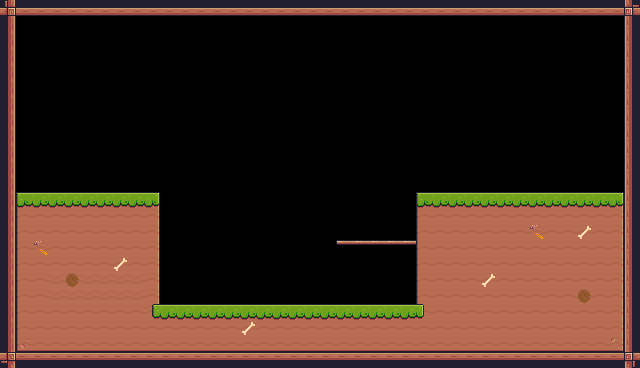

Rendered tile map (Tiled .tmx) drawn with the repository's tilesets; below, a short description and the full map source, tile grids included:
An orthogonal 40x23 tile map with 16x16 px tiles, 1 tile layer (Background), 2 tilesets and 28 objects (5x FireBlock, 4x deathZone, 4x Fruit, 3x KeyUnlocker, GameText, ...).

<map version="1.10" tiledversion="1.11.2" orientation="orthogonal" renderorder="right-down" width="40" height="23" tilewidth="16" tileheight="16" infinite="0" nextlayerid="5" nextobjectid="422">
 <tileset firstgid="1" name="Pixel Adventure" tilewidth="16" tileheight="16" tilecount="242" columns="22">
  <image source="../images/Terrain/Terrain (16x16).png" width="352" height="176" />
 </tileset>
 <tileset firstgid="243" source="Pixel Adventure.tsx" />
 <layer id="1" name="Background" width="40" height="23">
  <properties>
   <property name="BackgroundColor" value="Brown" />
  </properties>
  <data encoding="csv">
135,134,134,134,134,134,134,134,134,134,134,134,134,134,134,134,134,134,134,134,134,134,134,134,134,134,134,134,134,134,134,134,134,134,134,134,134,134,134,133,
113,0,0,0,0,0,0,0,0,0,0,0,0,0,0,0,0,0,0,0,0,0,0,0,0,0,0,0,0,0,0,0,0,0,0,0,0,0,0,111,
113,0,0,0,0,0,0,0,0,0,0,0,0,0,0,0,0,0,0,0,0,0,0,0,0,0,0,0,0,0,0,0,0,0,0,0,0,0,0,111,
113,0,0,0,0,0,0,0,0,0,0,0,0,0,0,0,0,0,0,0,0,0,0,0,0,0,0,0,0,0,0,0,0,0,0,0,0,0,0,111,
113,0,0,0,0,0,0,0,0,0,0,0,0,0,0,0,0,0,0,0,0,0,0,0,0,0,0,0,0,0,0,0,0,0,0,0,0,0,0,111,
113,0,0,0,0,0,0,0,0,0,0,0,0,0,0,0,0,0,0,0,0,0,0,0,0,0,0,0,0,0,0,0,0,0,0,0,0,0,0,111,
113,0,0,0,0,0,0,0,0,0,0,0,0,0,0,0,0,0,0,0,0,0,0,0,0,0,0,0,0,0,0,0,0,0,0,0,0,0,0,111,
113,0,0,0,0,0,0,0,0,0,0,0,0,0,0,0,0,0,0,0,0,0,0,0,0,0,0,0,0,0,0,0,0,0,0,0,0,0,0,111,
113,0,0,0,0,0,0,0,0,0,0,0,0,0,0,0,0,0,0,0,0,0,0,0,0,0,0,0,0,0,0,0,0,0,0,0,0,0,0,111,
113,0,0,0,0,0,0,0,0,0,0,0,0,0,0,0,0,0,0,0,0,0,0,0,0,0,0,0,0,0,0,0,0,0,0,0,0,0,0,111,
113,0,0,0,0,0,0,0,0,0,0,0,0,0,0,0,0,0,0,0,0,0,0,0,0,0,0,0,0,0,0,0,0,0,0,0,0,0,0,111,
113,0,0,0,0,0,0,0,0,0,0,0,0,0,0,0,0,0,0,0,0,0,0,0,0,0,0,0,0,0,0,0,0,0,0,0,0,0,0,111,
113,7,8,8,8,8,8,8,8,9,0,0,0,0,0,0,0,0,0,0,0,0,0,0,0,0,7,8,8,8,8,8,8,8,8,8,8,8,9,111,
113,29,30,30,30,30,30,30,30,31,0,0,0,0,0,0,0,0,0,0,0,0,0,0,0,0,29,30,30,30,30,30,30,30,30,30,30,30,31,111,
113,29,30,30,30,30,30,30,30,31,0,0,0,0,0,0,0,0,0,0,0,0,0,0,0,0,29,30,30,30,30,30,30,320,30,30,298,30,31,111,
113,29,320,30,30,30,30,30,30,31,0,0,0,0,0,0,0,0,0,0,0,282,283,283,283,283,29,30,30,30,30,30,30,30,30,30,30,30,31,111,
113,29,30,30,30,30,30,298,30,31,0,0,0,0,0,0,0,0,0,0,0,0,0,0,0,0,29,30,30,30,30,30,30,30,30,30,30,30,31,111,
113,29,30,276,254,276,276,276,276,31,0,0,0,0,0,0,0,0,0,0,0,0,0,0,0,0,29,30,30,30,298,30,30,30,30,30,30,30,31,111,
113,29,30,276,276,276,276,276,276,31,0,0,0,0,0,0,0,0,0,0,0,0,0,0,0,0,29,30,30,30,30,30,30,30,30,30,254,30,31,111,
113,29,30,30,272,30,30,30,30,32,8,8,8,8,8,8,8,8,8,8,8,8,8,8,8,8,275,30,30,30,30,30,30,30,30,30,30,30,31,111,
113,29,30,30,30,30,30,30,30,30,30,30,30,30,30,298,30,30,30,30,30,30,30,30,30,30,30,30,30,30,30,30,30,30,30,30,30,30,31,111,
113,51,52,52,52,52,52,52,52,52,52,52,52,52,52,52,52,52,52,52,52,52,52,52,52,52,52,52,52,52,52,52,52,52,52,52,52,52,53,111,
91,90,90,90,90,90,90,90,90,90,90,90,90,90,90,90,90,90,90,90,90,90,90,90,90,90,90,90,90,90,90,90,90,90,90,90,90,90,90,89
</data>
 </layer>
 <objectgroup id="4" name="SpawnPoints">
  <object id="1" type="deathZone" x="-48" y="-48" width="736" height="48" />
  <object id="2" type="deathZone" x="-48" y="368" width="736" height="48" />
  <object id="3" type="deathZone" x="-48" y="0" width="48" height="368" />
  <object id="20" type="deathZone" x="640" y="0" width="48" height="368" />
  <object id="23" name="Apple" type="Fruit" x="240" y="272" width="32" height="32" />
  <object id="26" name="Apple" type="Fruit" x="576" y="160" width="32" height="32" />
  <object id="27" name="Kiwi" type="Fruit" x="272" y="272" width="32" height="32" />
  <object id="268" name="Orange" type="Fruit" x="304" y="272" width="32" height="32" />
  <object id="343" type="GameText" x="208" y="128" width="160" height="64">
   <text fontfamily="ArcadeClassic" wrap="1" color="#ffffff" halign="center">GET   ALL   FRUITS   TO   PASS   THE   LEVEL    🤫</text>
  </object>
  <object id="389" name="Fire" type="FireBlock" x="16" y="160" width="16" height="32">
   <properties>
    <property name="fireDirection" value="Up" />
    <property name="startIn" type="int" value="1" />
   </properties>
  </object>
  <object id="392" name="KeyUnlocker" type="KeyUnlocker" x="64" y="272" width="16" height="16" />
  <object id="393" name="KeyUnlocker" type="KeyUnlocker" x="368" y="208" width="16" height="16" />
  <object id="394" name="KeyUnlocker" type="KeyUnlocker" x="400" y="288" width="16" height="16" />
  <object id="395" type="Checkpoint" x="496" y="128" width="64" height="64">
   <properties>
    <property name="isLastLevel" type="bool" value="false" />
   </properties>
  </object>
  <object id="396" name="Player" type="Player" x="64" y="112" width="32" height="32" />
  <object id="397" name="Fire" type="FireBlock" x="96" y="144" width="16" height="32">
   <properties>
    <property name="fireDirection" value="Up" />
    <property name="startIn" type="int" value="2" />
   </properties>
  </object>
  <object id="399" name="Fire" type="FireBlock" x="16" y="80" width="16" height="32">
   <properties>
    <property name="fireDirection" value="Up" />
    <property name="startIn" type="int" value="2" />
   </properties>
  </object>
  <object id="400" name="Fire" type="FireBlock" x="48" y="80" width="16" height="32">
   <properties>
    <property name="fireDirection" value="Up" />
    <property name="startIn" type="int" value="2" />
   </properties>
  </object>
  <object id="401" name="Fire" type="FireBlock" x="80" y="80" width="16" height="32">
   <properties>
    <property name="fireDirection" value="Up" />
    <property name="startIn" type="int" value="2" />
   </properties>
  </object>
 </objectgroup>
 <objectgroup id="2" name="Collisions">
  <object id="6" x="0" y="192" width="160" height="80" />
  <object id="7" x="160" y="304" width="256" height="64" />
  <object id="9" x="416" y="192" width="208" height="176" />
  <object id="10" x="624" y="16" width="16" height="352" />
  <object id="11" x="0" y="0" width="640" height="16" />
  <object id="12" x="0" y="16" width="16" height="176" />
  <object id="13" type="Platform" x="336" y="240" width="80" height="16">
   <properties>
    <property name="falls" type="bool" value="false" />
   </properties>
  </object>
  <object id="420" x="0" y="304" width="160" height="64" />
  <object id="421" x="0" y="272" width="48" height="32" />
 </objectgroup>
</map>
